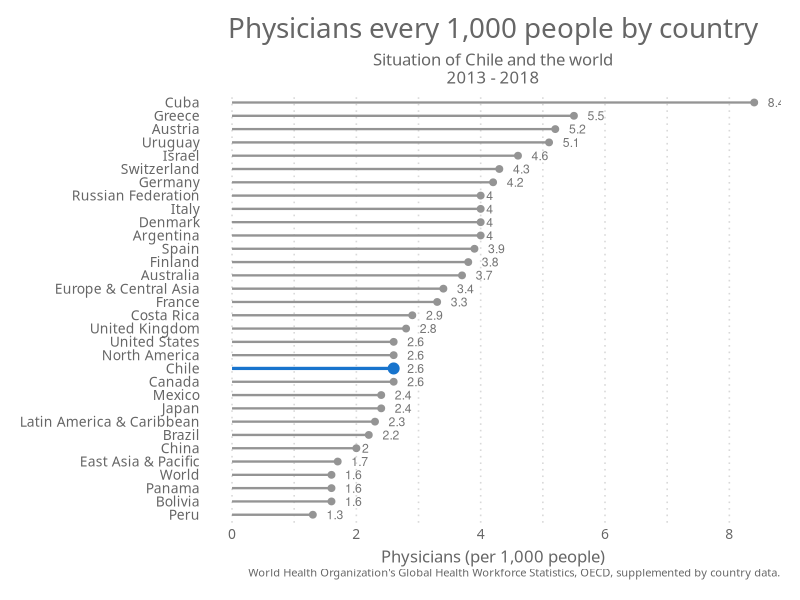
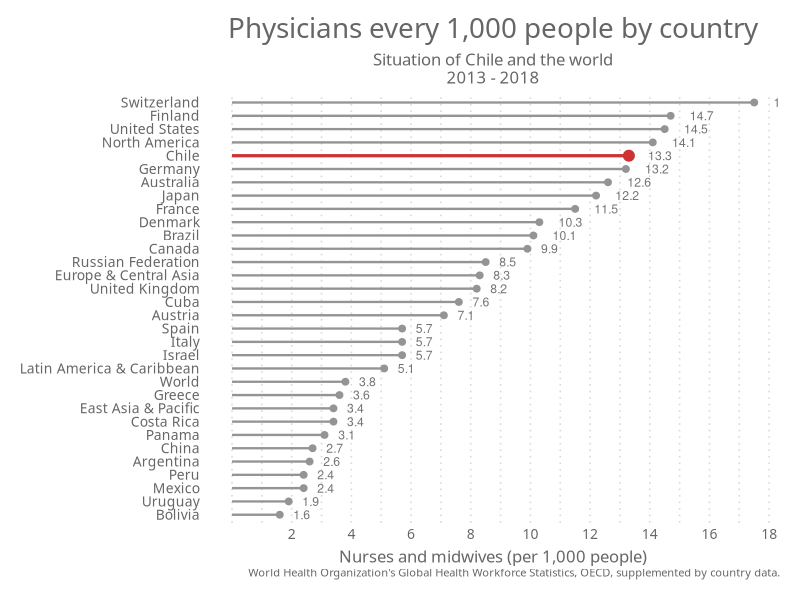
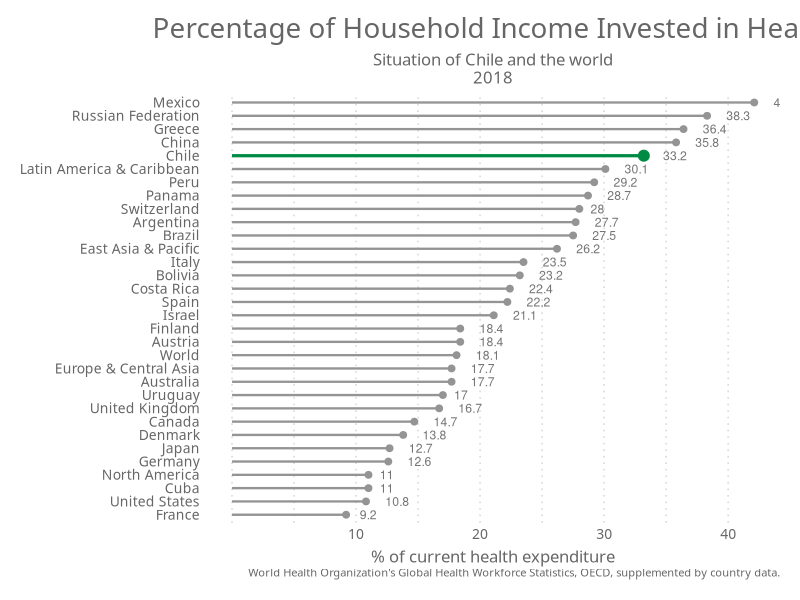

Write the R code that produced these figures, in order.
#### Library ----
library(readxl)
library(dplyr)
library(tidyverse)

#### Theme ----
theme_elegante <- function(base_size = 10,
                           base_family = "Raleway"
)
{
  color.background = "#FFFFFF" # Chart Background
  color.grid.major = "#D9D9D9" # Chart Gridlines
  color.axis.text = "#666666" # 
  color.axis.title = "#666666" # 
  color.title = "#666666"
  color.subtitle = "#666666"
  strip.background.color = '#9999CC'
  
  ret <-
    theme_bw(base_size=base_size) +
    
    # Set the entire chart region to a light gray color
    theme(panel.background=element_rect(fill=color.background, color=color.background)) +
    theme(plot.background=element_rect(fill=color.background, color=color.background)) +
    theme(panel.border=element_rect(color=color.background)) +
    
    # Format the grid
    theme(panel.grid.major=element_line(color=color.grid.major,size=.55, linetype="dotted")) +
    theme(panel.grid.minor=element_line(color=color.grid.major,size=.55, linetype="dotted")) +
    theme(axis.ticks=element_blank()) +
    
    # Format the legend, but hide by default
    theme(legend.position="none") +
    theme(legend.background = element_rect(fill=color.background)) +
    theme(legend.text = element_text(size=base_size-3,color=color.axis.title, family = base_family)) +
    
    theme(strip.text.x = element_text(size=base_size,color=color.background, family = base_family)) +
    theme(strip.text.y = element_text(size=base_size,color=color.background, family = base_family)) +
    #theme(strip.background = element_rect(fill=strip.background.color, linetype="blank")) +
    theme(strip.background = element_rect(fill = "grey70", colour = NA)) +
    # theme(panel.border= element_rect(fill = NA, colour = "grey70", size = rel(1)))+
    # Set title and axis labels, and format these and tick marks
    theme(plot.title=element_text(color=color.title, 
                                  size=20, 
                                  vjust=1.25, 
                                  family=base_family, 
                                  hjust = 0.5
    )) +
    
    theme(plot.subtitle=element_text(color=color.subtitle, size=base_size+2, family = base_family,  hjust = 0.5))  +
    
    theme(axis.text.x=element_text(size=base_size,color=color.axis.text, family = base_family)) +
    theme(axis.text.y=element_text(size=base_size,color=color.axis.text, family = base_family)) +
    theme(text=element_text(size=base_size, color=color.axis.text, family = base_family)) +
    
    theme(axis.title.x=element_text(size=base_size+2,color=color.axis.title, vjust=0, family = base_family)) +
    theme(axis.title.y=element_text(size=base_size+2,color=color.axis.title, vjust=1.25, family = base_family)) +
    theme(plot.caption=element_text(size=base_size-2,color=color.axis.title, vjust=1.25, family = base_family)) +
    
    # Legend  
    theme(legend.text=element_text(size=base_size,color=color.axis.text, family = base_family)) +
    theme(legend.title=element_text(size=base_size,color=color.axis.text, family = base_family)) +
    theme(legend.key=element_rect(colour = color.background, fill = color.background)) +
    theme(legend.position="bottom", 
          legend.box = "horizontal", 
          legend.title = element_blank(),
          legend.key.width = unit(.75, "cm"),
          legend.key.height = unit(.75, "cm"),
          legend.spacing.x = unit(.25, 'cm'),
          legend.spacing.y = unit(.25, 'cm'),
          legend.margin = margin(t=0, r=0, b=0, l=0, unit="cm")) +
    
    # Plot margins
    theme(plot.margin = unit(c(.5, .5, .5, .5), "cm"))
  
  ret
}

#### General Data ----

Health <- read_excel("Health_2.xlsx")

#### Start ----
# Physicians (per 1,000 people) ----

# Long definition
# Physicians include generalist and specialist medical practitioners.
# Source
# World Health Organization's Global Health Workforce Statistics, OECD, supplemented by country data.

# Physicians Data
Health_Phys <- Health %>%
  select(Country, `Physiciansper1,000people2013-18`) %>%
  filter(`Physiciansper1,000people2013-18` != "..", Country %in%
           c("Cuba", "Greece", "Austria", "Uruguay", "Israel",
             "Switzerland", "Germany", "Argentina", "Italy", "Denmark", "Russian Federation",
             "Spain", "Finland", "Australia", "Europe & Central Asia", "France", "Costa Rica", "United Kingdom", "Canada",
             "Chile", "United States", "North America", "Japan", "Mexico",
             "Latin America & Caribbean", "Brazil", "China", "East Asia & Pacific",
             "Bolivia", "Panama", "World", "Peru")) %>%
  arrange(`Physiciansper1,000people2013-18`) # Reorder the data

Health_Phys$`Physiciansper1,000people2013-18` <- as.numeric(as.character(Health_Phys$`Physiciansper1,000people2013-18`)) #Transform column character to numeric

# Physicians Graphic

Health_Phys %>%
  mutate(Country = fct_reorder(Country, `Physiciansper1,000people2013-18`)) %>%
  ggplot(aes(x = Country, y = `Physiciansper1,000people2013-18`)) +
  geom_segment(aes(x = Country, xend = Country, y = 0, yend = `Physiciansper1,000people2013-18`), color = ifelse(Health_Phys$Country %in% c("Chile"), "dodgerblue3", "gray58"), size = ifelse(Health_Phys$Country %in% c("Chile"), 1.1, 0.8)) +
  geom_point(color = ifelse(Health_Phys$Country %in% c("Chile"), "dodgerblue3", "gray58"), size = ifelse(Health_Phys$Country %in% c("Chile"), 3.4, 2)) +
  coord_flip() +
  theme_elegante() +
  ylab("Physicians (per 1,000 people)") +
  labs(title = paste("Physicians every 1,000 people by country"), 
       caption = "World Health Organization's Global Health Workforce Statistics, OECD, supplemented by country data.",
       subtitle = paste0("Situation of Chile and the world\n", "2013 - 2018" )) +
    geom_text(aes(label = Health_Phys$`Physiciansper1,000people2013-18`), hjust = -.8, nudge_x = 0, color = "gray46", size = 3.1) +
  theme(panel.grid.major.y = element_blank(), panel.border = element_blank(), axis.ticks.y = element_blank()) +
  theme(axis.title.y=element_blank(),
        legend.position = "none")

# Nurses and midwives (per 1,000 people) ----

# Long definition
# Nurses and midwives include professional nurses, professional midwives, auxiliary nurses, auxiliary midwives, enrolled nurses, enrolled midwives and other associated personnel,
# such as dental nurses and primary care nurses.
# Source
# World Health Organization's Global Health Workforce Statistics, OECD, supplemented by country data.

# Nurses and midwives Data
Health_Nur <- Health %>%
  select(Country, `Nursesandmidwivesper1,000people`) %>%
  filter(`Nursesandmidwivesper1,000people`!= "..", Country %in%
           c("Cuba", "Greece", "Austria", "Uruguay", "Israel",
             "Switzerland", "Germany", "Argentina", "Italy", "Denmark", "Russian Federation",
             "Spain", "Finland", "Australia", "Europe & Central Asia", "France", "Costa Rica", "United Kingdom", "Canada",
             "Chile", "United States", "North America", "Japan", "Mexico",
             "Latin America & Caribbean", "Brazil", "China", "East Asia & Pacific",
             "Bolivia", "Panama", "World", "Peru")) %>%
  arrange(`Nursesandmidwivesper1,000people`) # Reorder the data

Health_Nur$`Nursesandmidwivesper1,000people` <- as.numeric(as.character(Health_Nur$`Nursesandmidwivesper1,000people`)) #Transform column character to numeric

# Nurses and midwives Graphic

Health_Nur %>%
  mutate(Country = fct_reorder(Country, `Nursesandmidwivesper1,000people`)) %>%
  ggplot(aes(x = Country, y = `Nursesandmidwivesper1,000people`)) +
  geom_segment(aes(x = Country, xend = Country, y = 0, yend = `Nursesandmidwivesper1,000people`), color = ifelse(Health_Nur$Country %in% c("Chile"), "brown3", "gray58"), size = ifelse(Health_Nur$Country %in% c("Chile"), 1.1, 0.8)) +
  geom_point(color = ifelse(Health_Nur$Country %in% c("Chile"), "brown3", "gray58"), size = ifelse(Health_Nur$Country %in% c("Chile"), 3.4, 2)) +
  coord_flip() +
  theme_elegante() +
  ylab("Nurses and midwives (per 1,000 people)") +
  labs(title = paste("Physicians every 1,000 people by country"), 
       caption = "World Health Organization's Global Health Workforce Statistics, OECD, supplemented by country data.",
       subtitle = paste0("Situation of Chile and the world\n", "2013 - 2018" )) +
  geom_text(aes(label = Health_Nur$`Nursesandmidwivesper1,000people`), hjust = -.8, nudge_x = 0, color = "gray46", size = 3.1) +
  scale_y_continuous(breaks = c(2, 4, 6, 8, 10, 12, 14, 16, 18, 20)) +
  theme(panel.grid.major.y = element_blank(), panel.border = element_blank(), axis.ticks.y = element_blank()) +
  theme(axis.title.y=element_blank(),
        legend.position = "none")

# Out of pocket ----

# expenditure (% of current health expenditure)
# Long definition
# Share of out of pocket
# payments of total current health expenditures. Out of pocket
# payments are spending on health directly out of pocket
# by households.
# Source
# World Health Organization's Global Health Workforce Statistics, OECD, supplemented by country data.

# Out of pocket Data

Health_Out <- Health %>%
  select(Country, `Out of pocket%ofcurrent2018`) %>%
  filter(`Out of pocket%ofcurrent2018`!= "..", Country %in%
           c("Cuba", "Greece", "Austria", "Uruguay", "Israel",
             "Switzerland", "Germany", "Argentina", "Italy", "Denmark", "Russian Federation",
             "Spain", "Finland", "Australia", "Europe & Central Asia", "France", "Costa Rica", "United Kingdom", "Canada",
             "Chile", "United States", "North America", "Japan", "Mexico",
             "Latin America & Caribbean", "Brazil", "China", "East Asia & Pacific",
             "Bolivia", "Panama", "World", "Peru")) %>%
  arrange(`Out of pocket%ofcurrent2018`) # Reorder the data

Health_Out$`Out of pocket%ofcurrent2018` <- as.numeric(as.character(Health_Out$`Out of pocket%ofcurrent2018`)) #Transform column character to numeric

# Out of pocket Graphic

Health_Out %>%
  mutate(Country = fct_reorder(Country, `Out of pocket%ofcurrent2018`)) %>%
  ggplot(aes(x = Country, y = `Out of pocket%ofcurrent2018`)) +
  geom_segment(aes(x = Country, xend = Country, y = 0, yend = `Out of pocket%ofcurrent2018`), color = ifelse(Health_Out$Country %in% c("Chile"), "springgreen4", "gray58"), size = ifelse(Health_Out$Country %in% c("Chile"), 1.1, 0.8)) +
  geom_point(color = ifelse(Health_Out$Country %in% c("Chile"), "springgreen4", "gray58"), size = ifelse(Health_Out$Country %in% c("Chile"), 3.4, 2)) +
  coord_flip() +
  theme_elegante() +
  ylab("% of current health expenditure") +
  labs(title = paste("Percentage of Household Income Invested in Health"), 
       caption = "World Health Organization's Global Health Workforce Statistics, OECD, supplemented by country data.",
       subtitle = paste0("Situation of Chile and the world\n", "2018" )) +
  geom_text(aes(label = Health_Out$`Out of pocket%ofcurrent2018`), hjust = -.8, nudge_x = 0, color = "gray46", size = 3.1) +
  theme(panel.grid.major.y = element_blank(), panel.border = element_blank(), axis.ticks.y = element_blank()) +
  theme(axis.title.y=element_blank(),
        legend.position = "none") +
  scale_y_continuous(breaks = c(10, 20, 30, 40, 50, 60, 70))
